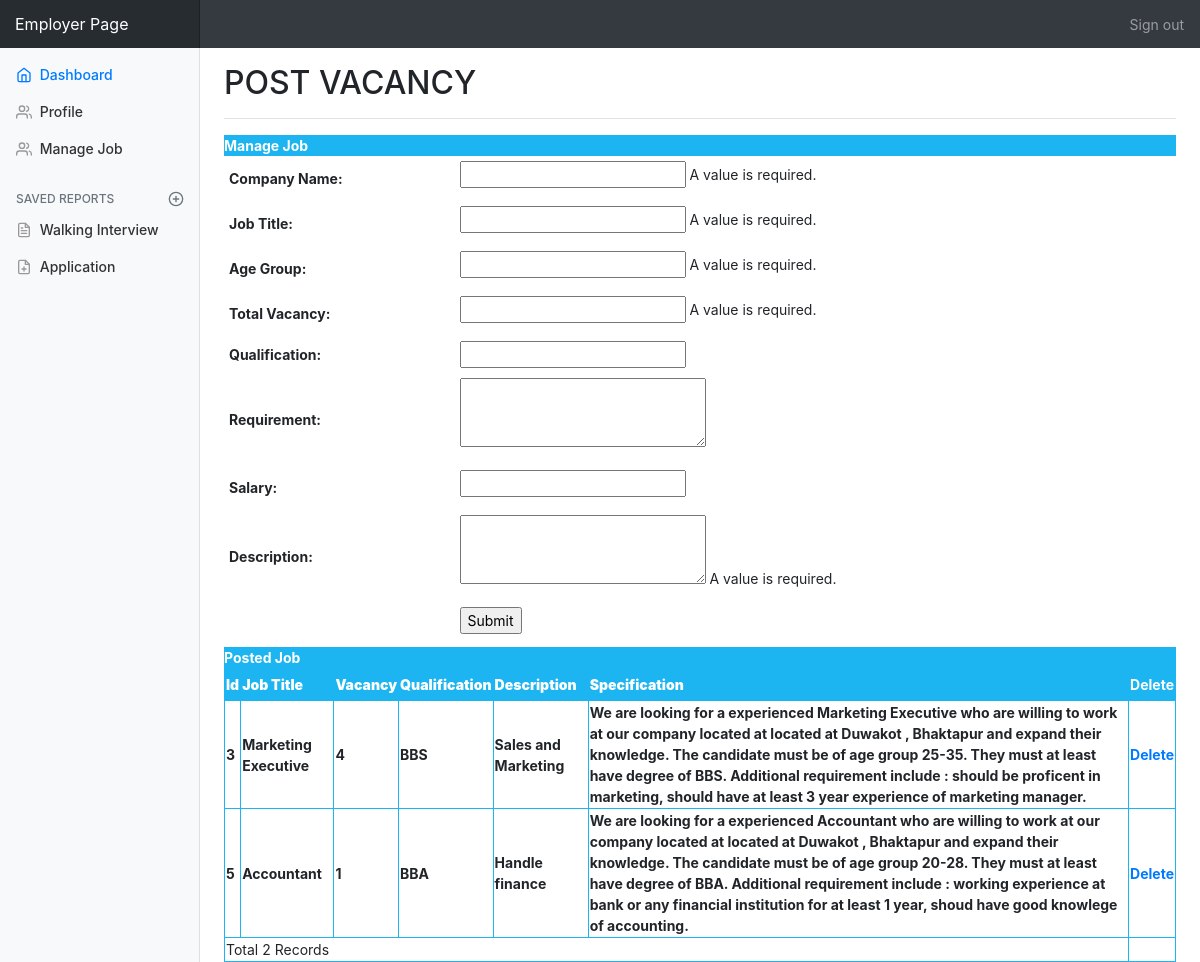
Screenshot of /employer/manageJob.php (signed in) with the database file from the repository.
### tables this page shows
CREATE TABLE `job_master` (
  `JobId` int(11) NOT NULL,
  `CompanyName` varchar(255) NOT NULL,
  `JobTitle` varchar(255) NOT NULL,
  `Age` varchar(255) NOT NULL,
  `Vacancy` int(11) NOT NULL,
  `MinQualification` varchar(255) NOT NULL,
  `Requirement` text NOT NULL,
  `Description` varchar(255) NOT NULL,
  `ExpectedSalary` varchar(255) NOT NULL
);

CREATE TABLE `employer_reg` (
  `Employer_Id` int(11) NOT NULL,
  `CompanyName` varchar(255) NOT NULL,
  `ContactPerson` varchar(255) NOT NULL,
  `Address` varchar(255) NOT NULL,
  `City` varchar(255) NOT NULL,
  `Email` varchar(255) NOT NULL,
  `Mobile` varchar(255) NOT NULL,
  `Area_Work` varchar(255) NOT NULL,
  `Status` varchar(255) NOT NULL,
  `UserName` varchar(255) NOT NULL,
  `Password` varchar(255) NOT NULL,
  `Question` varchar(255) NOT NULL,
  `Answer` varchar(255) NOT NULL
);

### employer/managejob.php (the view, shortened to what this page needs)
<!doctype html>
<html lang="en">
  <head>
    <link rel="stylesheet" href="https://maxcdn.bootstrapcdn.com/bootstrap/4.5.2/css/bootstrap.min.css">
    <link href="./css/dashboard.css" rel="stylesheet">
  </head>
  <body>
    <nav class="navbar navbar-dark sticky-top bg-dark flex-md-nowrap p-0">
      <a class="navbar-brand col-sm-3 col-md-2 mr-0" href="#">Employer Page</a>
      <ul class="navbar-nav px-3">
        <li class="nav-item text-nowrap">
          <a class="nav-link" href="logout.php">Sign out</a>
        </li>
      </ul>
    </nav>
    <div class="container-fluid">
      <div class="row">
        <nav class="col-md-2 d-none d-md-block bg-light sidebar">
          <div class="sidebar-sticky">
            <ul class="nav flex-column">
            <li class="nav-item">
                <a class="nav-link active" href="index.php">
                  <span data-feather="home"></span>
                  Dashboard <span class="sr-only">(current)</span>
                </a>
              </li>
              <li class="nav-item">
                <a class="nav-link" href="profile.php">
                  <span data-feather="users"></span>
                  Profile
                </a>
              </li>
              <li class="nav-item">
                <a class="nav-link" href="managejob.php">
                  <span data-feather="users"></span>
                  Manage Job
                </a>
              </li>
            <h6 class="sidebar-heading d-flex justify-content-between align-items-center px-3 mt-4 mb-1 text-muted">
              <span>Saved reports</span>
              <a class="d-flex align-items-center text-muted" href="#">
                <span data-feather="plus-circle"></span>
              </a>
            </h6>
            <ul class="nav flex-column mb-2">
              <li class="nav-item">
                <a class="nav-link" href="walking.php">
                  <span data-feather="file-text"></span>
                 Walking Interview
                </a>
              </li>
              <li class="nav-item">
                <a class="nav-link" href="application.php">
                  <span data-feather="file-plus"></span>
                  Application
                </a>
              </li>
            </ul>
          </div>
        </nav>
        <main role="main" class="col-md-9 ml-sm-auto col-lg-10 pt-3 px-4">
          <div class="d-flex justify-content-between flex-wrap flex-md-nowrap align-items-center pb-2 mb-3 border-bottom">
            <h1 class="h2" style="text-transform:uppercase;">POST VACANCY </h1>
          </div>
          <table width="100%" border="0" cellspacing="0" cellpadding="0">
                  <tr>
                    <td bgcolor="#1CB5F1" style="color:#fff;"><strong>Manage Job</strong></td>
                  </tr>
                  <tr>
                    <td><form id="form1" method="post" action="InsertJob.php">
                      <table width="100%" border="0" cellspacing="0" cellpadding="5px">
                      <tr>
                          <td><strong>Company Name:</strong></td>
                          <td><span >
                            <label>
                            <input type="text" name="txtCompany" id="txtCompany" />
                            </label>
                          <span class="textfieldRequiredMsg">A value is required.</span></span></td>
                        </tr>
                        <tr>
                          <td><strong>Job Title:</strong></td>
                          <td><span >
                            <label>
                            <input type="text" name="txtTitle" id="txtTitle" />
                            </label>
                          <span class="textfieldRequiredMsg">A value is required.</span></span></td>
                        </tr>
                          <tr>
                          <td><strong>Age Group:</strong></td>
                          <td><span >
                            <label>
                            <input type="text" name="txtage" id="txtage" />
                            </label>
                          <span class="textfieldRequiredMsg">A value is required.</span></span></td>
                        </tr>
                        <tr>
                          <td><strong>Total Vacancy:</strong></td>
                          <td><span>
                            <label>
                            <input type="number" name="txtTotal" id="txtTotal" />
                            </label>
                          <span class="textfieldRequiredMsg">A value is required.</span></span></td>
                        </tr>
                        <tr>
                          <td><strong>Qualification:</strong></td>
                          <td><input type="text" name="cmbQual" id="cmbQual">
                          </td>
                        </tr>
                          <td><strong>Requirement:</strong></td>
                          <td><span>
                            <label>
                            <textarea name="txtreq" id="txtreq" cols="25" rows="3"></textarea>
                            </label>
                        <tr>
                          <td><strong>Salary:</strong></td>
                          <td><label>
                            <input type="text" name="txtOther" id="txtOther" />
                          </label></td>
                        </tr>
                        <tr>
                          <td><strong>Description:</strong></td>
                          <td><span>
                            <label>
                            <textarea name="txtDesc" id="txtDesc" cols="25" rows="3"></textarea>
                            </label>
                          <span class="textareaRequiredMsg">A value is required.</span></span></td>
                        </tr>
                        <tr>
                          <td>&nbsp;</td>
                          <td><label>
                            <input type="submit" name="button" id="button" value="Submit" />
                          </label></td>
                        </tr>
                      </table>
                        </form>
                        </td>
                  </tr>
                  <tr>
                    <td bgcolor="#1CB5F1"style="color:#fff"><strong>Posted Job </strong></td>
                  </tr>
                  <tr>
                    <td><table width="100%" border="1" bordercolor="#1CB5F1" >
                      <tr style="color:#fff">
                        <th height="32" bgcolor="#1CB5F1" class="style3"><div align="left" ><strong>Id</strong></div></th>
                        <th bgcolor="#1CB5F1" class="style3"><div align="left" ><strong>Job Title</strong></div></th>
                        <th bgcolor="#1CB5F1" class="style3"><div align="left" ><strong>Vacancy</strong></div></th>
                         <th bgcolor="#1CB5F1" class="style3"><div align="left" ><strong>Qualification</strong></div></th>
                          <th bgcolor="#1CB5F1" class="style3"><div align="left" ><strong>Description</strong></div></th>
                            <th bgcolor="#1CB5F1" class="style3"><div align="left" ><strong>Specification</strong></div></th>
                        <th bgcolor="#1CB5F1" class="style3">
                        <div align="left">Delete</div></th>
                      </tr>
                      <?php
                   include 'connection/db.php';
                $sql = "select * from job_master where CompanyName='".$_SESSION['Company']."'";
                 $sql3 = "select * from employer_reg where CompanyName='".$_SESSION['Company']."'";
                    $result3 = mysqli_query($conn,$sql3);
                 $row3 = mysqli_fetch_array($result3);
                $result = mysqli_query($conn,$sql);
                while($row = mysqli_fetch_array($result))
                {
                    $Id=$row['JobId'];
                    $JobTitle=$row['JobTitle'];
                    $Vacancy=$row['Vacancy'];
                    $MinQualification=$row['MinQualification'];
                    $Description =$row['Description'];
                    $job_specification="We are looking for a experienced  ". $JobTitle." who are willing to work at our company located at located at " . $row3['Address']. " , ".$row3['City'] ." and expand their knowledge. The candidate must be of age group ". $row['Age'].". They must  at least have degree of ".$MinQualification. ". Additional requirement include : ".$row['Requirement'].".";
                    ?>
                      <tr>
                        <td class="style3"><div align="left" class="style9 style5"><strong><?php echo $Id;?></strong></div></td>
                        <td class="style3"><div align="left" class="style9 style5"><strong><?php echo $JobTitle;?></strong></div></td>
                        <td class="style3"><div align="left" class="style9 style5"><strong><?php echo $Vacancy;?></strong></div></td>
                          <td class="style3"><div align="left" class="style9 style5"><strong><?php echo $MinQualification;?></strong></div></td>
                            <td class="style3"><div align="left" class="style9 style5"><strong><?php echo $Description;?></strong></div></td>
                             <td class="style3"><div align="left" class="style9 style5"><strong><?php echo $job_specification;?></strong></div></td>
                        <td class="style3"><div align="left" class="style9 style5"><strong><a href="DeleteJob.php?JobId=<?php echo $Id;?>">Delete</a></strong></div></td>
                      </tr>
                      <?php
                    }
                $records = mysqli_num_rows($result);
                    ?>
                      <tr>
                        <td colspan="6" class="style3"><div align="left" class="style12"><?php echo "Total ".$records." Records"; ?> </div></td>
                      </tr>
                    </table></td>
                  </tr>
                </table>
        </main>
      </div>
    </div>
  </body>
</html>

### employer/css/dashboard.css (style rules this page uses)
body { font-size: .875rem; }
.feather { width: 16px; height: 16px; vertical-align: text-bottom; }
.sidebar { position: fixed; top: 0; bottom: 0; left: 0; z-index: 100; padding: 0; box-shadow: inset -1px 0 0 rgba(0, 0, 0, .1); }
.sidebar-sticky { position: -webkit-sticky; position: sticky; top: 48px; height: calc(100vh - 48px); padding-top: .5rem; overflow-x: hidden; overflow-y: auto; }
.sidebar .nav-link { font-weight: 500; color: #333; }
.sidebar .nav-link .feather { margin-right: 4px; color: #999; }
.sidebar .nav-link.active { color: #007bff; }
.sidebar .nav-link:hover .feather, .sidebar .nav-link.active .feather { color: inherit; }
.sidebar-heading { font-size: .75rem; text-transform: uppercase; }
.navbar-brand { padding-top: .75rem; padding-bottom: .75rem; font-size: 1rem; background-color: rgba(0, 0, 0, .25); box-shadow: inset -1px 0 0 rgba(0, 0, 0, .25); }
.border-bottom { border-bottom: 1px solid #e5e5e5; }

### rows the page displays
job_master: JobId "3", JobTitle "Marketing Executive", Vacancy "4", MinQualification "BBS", Description "Sales and Marketing", job_specification "We are looking for a experienced Marketing Executive who are willing to work at our company located at located at Duwakot , Bhaktapur and expand their knowledge. The candidate must be of age group 25-35. They must at least have degree of BBS. Additional requirement include : should be proficent in marketing, should have at least 3 year experience of marketing manager."
job_master: JobId "5", JobTitle "Accountant", Vacancy "1", MinQualification "BBA", Description "Handle finance", job_specification "We are looking for a experienced Accountant who are willing to work at our company located at located at Duwakot , Bhaktapur and expand their knowledge. The candidate must be of age group 20-28. They must at least have degree of BBA. Additional requirement include : working experience at bank or any financial institution for at least 1 year, shoud have good knowlege of accounting."

### other values shown
$records "2"
